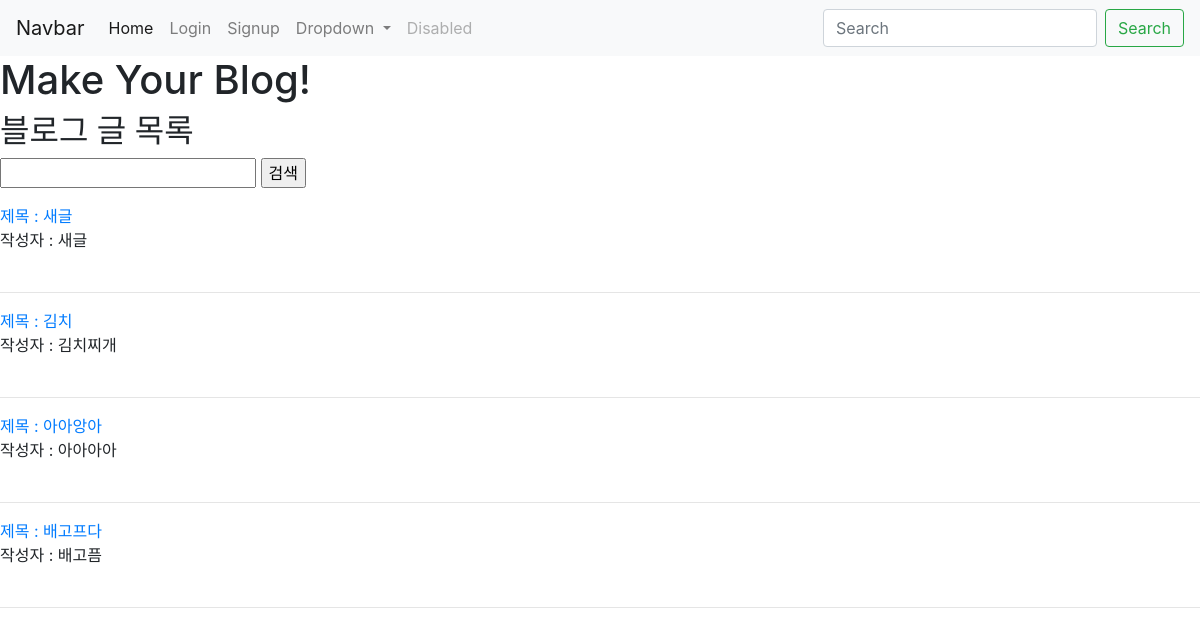
The app's page /, older data.
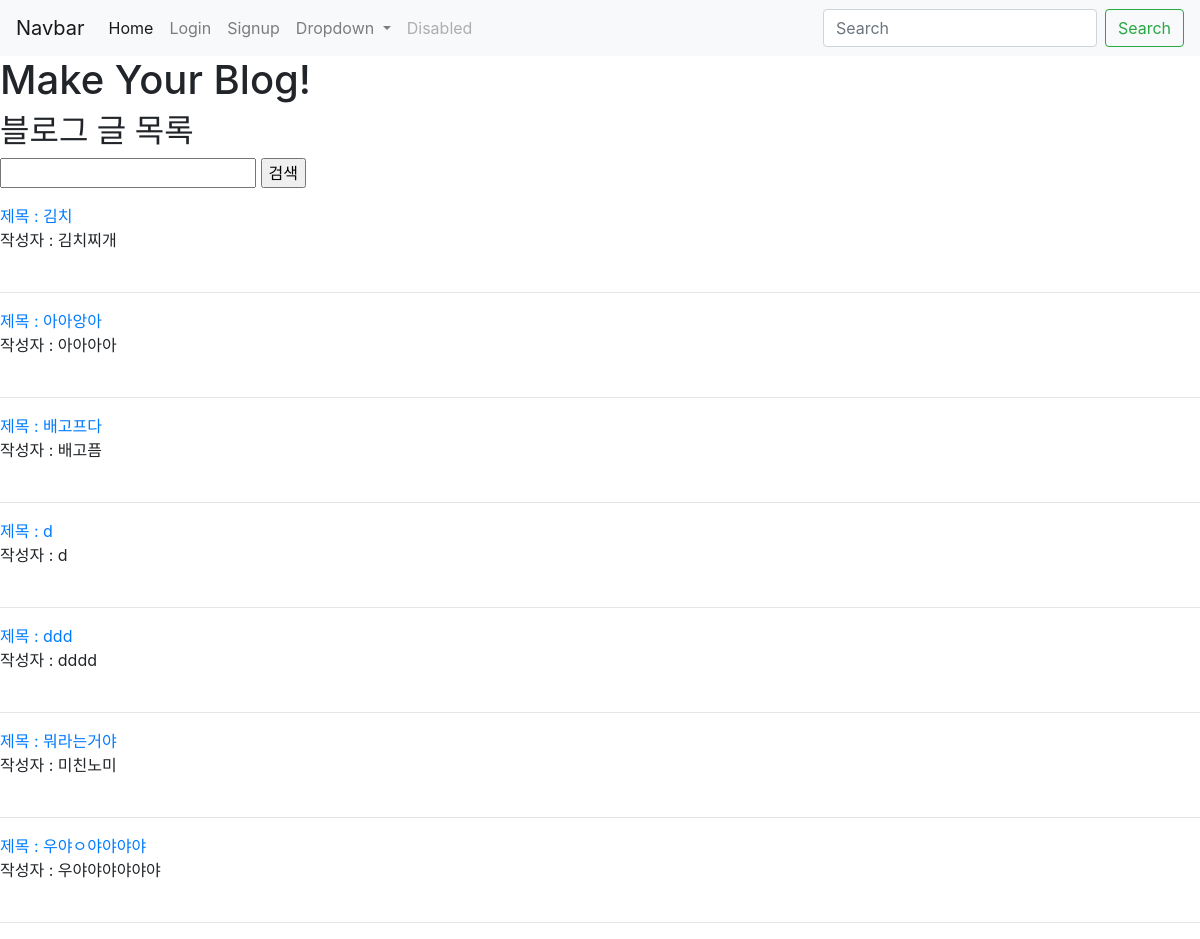
The same page, newer data.
### blogapp/models.py (models this page shows)
class Blog(models.Model):
    title=models.CharField(max_length=200)
    writer = models.CharField(max_length=200)
    pub_date = models.DateTimeField('Date published')
    body = models.TextField()

### blogapp/views.py (the view)
# urls.py: 2. Add a URL to urlpatterns:  path('', views.home, name='home')
def home(request):
    blogs = Blog.objects.all()
    return render(request, 'home.html', {'blogs':blogs})

### blogapp/templates/home.html (shortened to what this page needs)
<body>
        {% extends 'base.html'%}
        {% block content%}
    <h1>Make Your Blog! </h1>
    <h2>블로그 글 목록</h2>
    <form action="{% url 'search' %}" method="get">
        <input type="text" name="q" value="{{ q }}">
        <input type="submit" value="검색">
    </form>
    {% for blog in blogs %}
    <a href="{% url 'detail' blog.id %}">
        제목 : {{blog.title}}
    </a>
    <br>
    작성자 : {{blog.writer}}
    <br>
    <br>
    <hr>
    {% endfor %}
    {% endblock %}

### blogproject/templates/base.html (shortened to what this page needs)
<!DOCTYPE html>
<html lang="en">
<head>
    <link rel="stylesheet" href="https://stackpath.bootstrapcdn.com/bootstrap/4.3.1/css/bootstrap.min.css"
>
</head>
<body>
        <nav class="navbar navbar-expand-lg navbar-light bg-light">
                <a class="navbar-brand" href="#">Navbar</a>
                <div class="collapse navbar-collapse" id="navbarSupportedContent">
                    <ul class="navbar-nav mr-auto">
                        <li class="nav-item active">
                            <a class="nav-link" href="#">Home <span class="sr-only">(current)</span></a>
                        </li>
                        {% if not user.is_authenticated %}
                        <li class="nav-item">
                            <a class="nav-link" href="{% url 'login' %}">Login</a>
                        </li>
                        <li class="nav-item">
                            <a class="nav-link" href="{% url 'signup' %}">Signup</a>
                        </li>
                        {% endif %}
                        <li class="nav-item dropdown">
                            <a class="nav-link dropdown-toggle" href="#" id="navbarDropdown" role="button"
                                data-toggle="dropdown" aria-haspopup="true" aria-expanded="false">
                                Dropdown
                            </a>
                        </li>
                        <li class="nav-item">
                            <a class="nav-link disabled" href="#" tabindex="-1" aria-disabled="true">Disabled</a>
                        </li>
                    </ul>
                    <form class="form-inline my-2 my-lg-0">
                        <input class="form-control mr-sm-2" type="search" placeholder="Search" aria-label="Search">
                        <button class="btn btn-outline-success my-2 my-sm-0" type="submit">Search</button>
                    </form>
                </div>
            </nav>
    {% block content %}
    {% endblock %}
</body>
</html>

Row changes from the older to the newer data that the page shows:
removed Blog: title "새글", writer "새글"
added Blog: title "d", writer "d"
added Blog: title "ddd", writer "dddd"
added Blog: title "뭐라는거야", writer "미친노미"
added Blog: title "우야ㅇ야야야야", writer "우야야야야야야"
